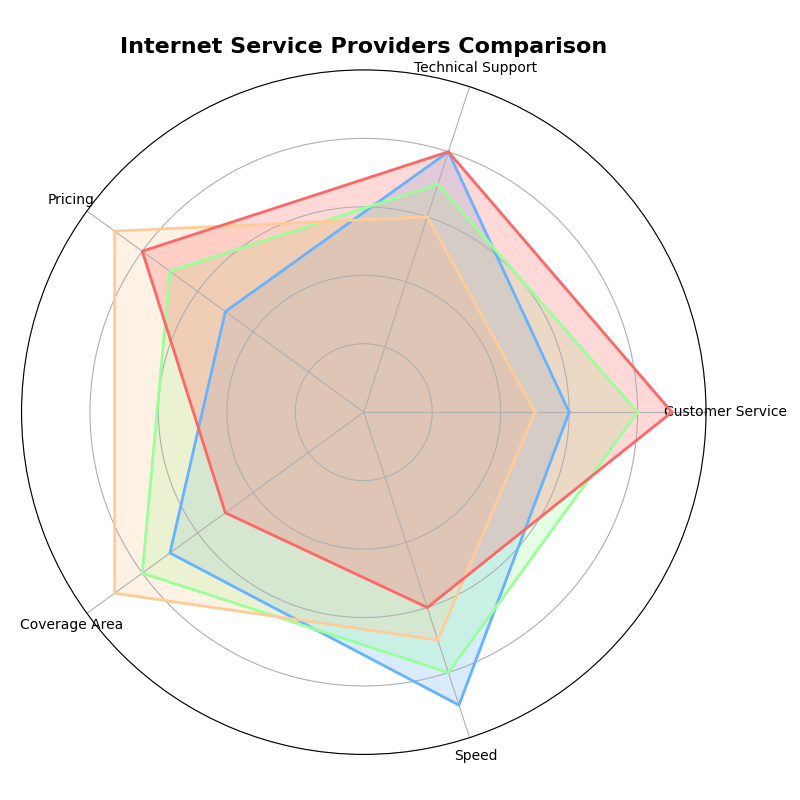

This chart was generated by the following Python code:
import numpy as np
import matplotlib.pyplot as plt

attributes = ['Customer Service', 'Technical Support', 'Pricing', 'Coverage Area', 'Speed']
isp_1 = [6, 8, 5, 7, 9]
isp_2 = [8, 7, 7, 8, 8]
isp_3 = [5, 6, 9, 9, 7]
isp_4 = [9, 8, 8, 5, 6]

data = np.array([isp_1, isp_2, isp_3, isp_4])
num_vars = len(attributes)
angles = np.linspace(0, 2 * np.pi, num_vars, endpoint=False).tolist()

data = np.concatenate((data, data[:, [0]]), axis=1)
angles += angles[:1]

fig, ax = plt.subplots(figsize=(8, 8), subplot_kw=dict(polar=True))
colors = ['#66b3ff', '#99ff99', '#ffcc99', '#ff6666']

for i, isp_data in enumerate(data):
    ax.fill(angles, isp_data, color=colors[i], alpha=0.25)
    ax.plot(angles, isp_data, color=colors[i], linewidth=2)

plt.xticks(angles[:-1], attributes, color='black', size=10)
ax.set_rlabel_position(30)
plt.yticks([2, 4, 6, 8, 10], [], color="grey", size=10)
plt.ylim(0, 10)

plt.title("Internet Service Providers Comparison", size=16, weight='bold', position=(0.5, 1.05), ha='center')

plt.tight_layout()
plt.show()
